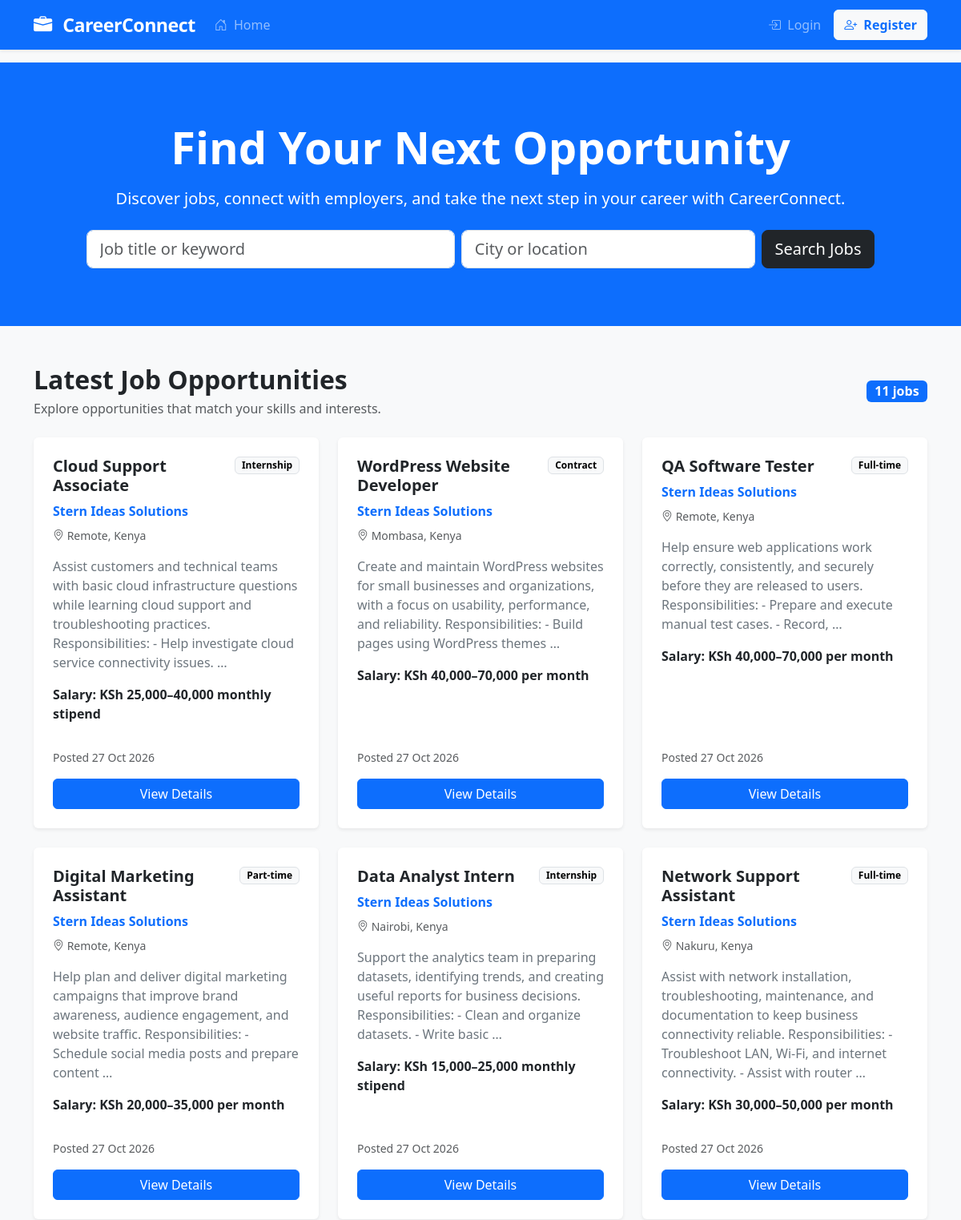
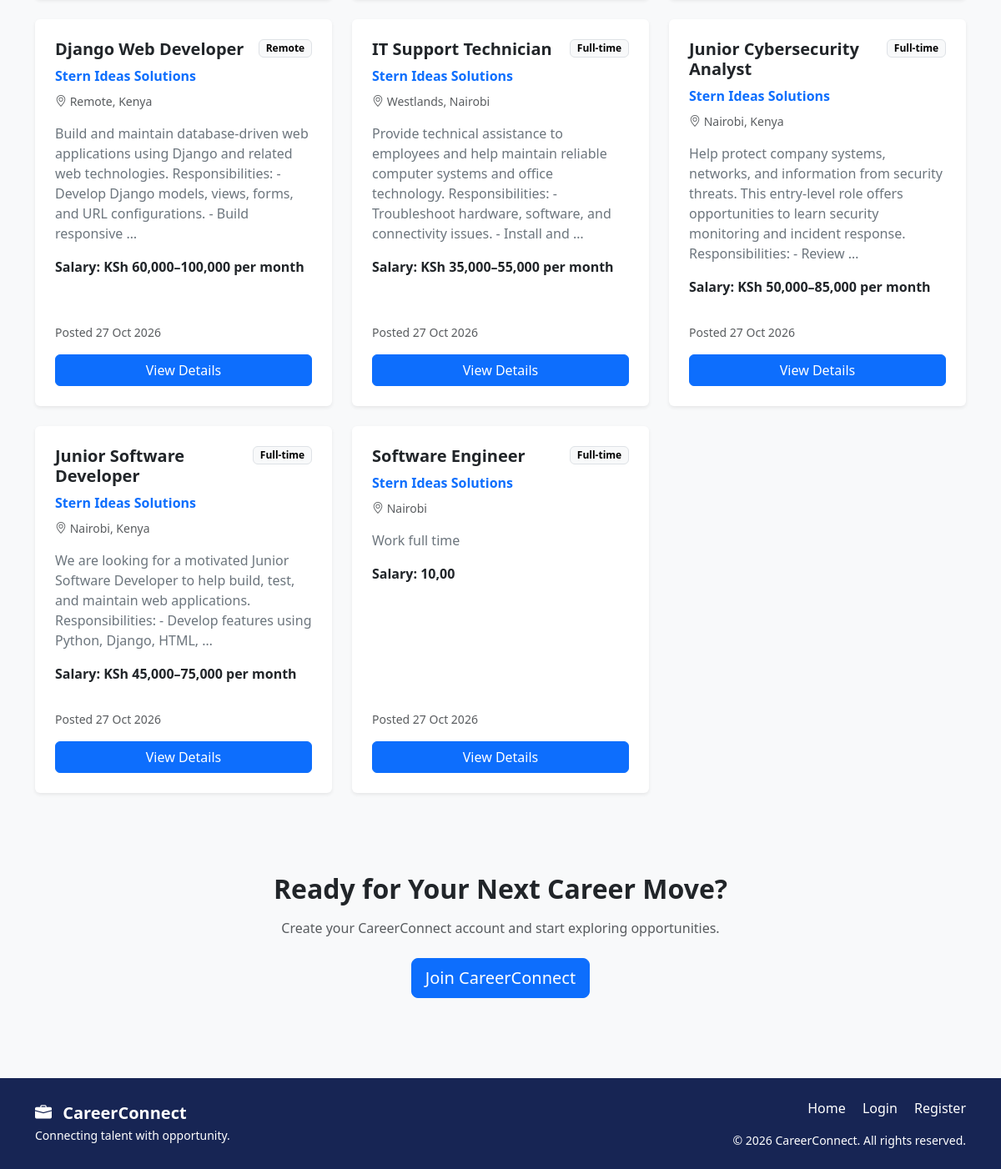
The page / on the database its author committed (2 pictures, top to bottom).
### jobs/models.py (models this page shows, shortened)
class Job(models.Model):
    EMPLOYMENT_TYPES = [
        ("FT", "Full-time"),
        ("PT", "Part-time"),
        ("CT", "Contract"),
        ("IN", "Internship"),
        ("RM", "Remote"),
    ]
    employer = models.ForeignKey(
        User,
        on_delete=models.CASCADE,
        related_name="posted_jobs",
        null=True,
        blank=True,
    )
    title = models.CharField(max_length=200)
    company = models.CharField(max_length=150)
    location = models.CharField(max_length=150)
    employment_type = models.CharField(
        max_length=2,
        choices=EMPLOYMENT_TYPES,
        default="FT",
    )
    description = models.TextField()
    salary = models.CharField(max_length=100, blank=True)
    created_at = models.DateTimeField(auto_now_add=True)
    is_active = models.BooleanField(default=True)
    class Meta:
        ordering = ["-created_at"]

### jobs/views.py (the view)
# urls.py: path("", views.home, name="home"),
def home(request):
    jobs = Job.objects.filter(is_active=True)
    query = request.GET.get("q", "").strip()
    location = request.GET.get("location", "").strip()
    if query:
        jobs = jobs.filter(title__icontains=query)
    if location:
        jobs = jobs.filter(location__icontains=location)
    return render(request, "home.html", {"jobs": jobs})

### templates/home.html (shortened to what this page needs)
{% extends "base.html" %}
{% block content %}
<section class="bg-primary text-white py-5">
    <div class="container py-4 text-center">
        <h1 class="display-4 fw-bold">Find Your Next Opportunity</h1>
        <p class="lead mt-3 mb-4">
            Discover jobs, connect with employers, and take the next step
            in your career with CareerConnect.
        </p>
        <form method="get" action="{% url 'home' %}"
              class="row g-2 justify-content-center">
            <div class="col-12 col-md-5">
                <input
                    type="text"
                    name="q"
                    class="form-control form-control-lg"
                    placeholder="Job title or keyword"
                    value="{{ request.GET.q|default:'' }}"
                    aria-label="Search by job title or keyword"
                >
            </div>
            <div class="col-12 col-md-4">
                <input
                    type="text"
                    name="location"
                    class="form-control form-control-lg"
                    placeholder="City or location"
                    value="{{ request.GET.location|default:'' }}"
                    aria-label="Search by location"
                >
            </div>
            <div class="col-12 col-md-auto">
                <button type="submit"
                        class="btn btn-dark btn-lg w-100">
                    Search Jobs
                </button>
            </div>
        </form>
    </div>
</section>
<section class="container py-5">
    <div class="d-flex flex-wrap justify-content-between
                align-items-center mb-4 gap-2">
        <div>
            <h2 class="fw-bold mb-1">Latest Job Opportunities</h2>
            <p class="text-muted mb-0">
                Explore opportunities that match your skills and interests.
            </p>
        </div>
        <span class="badge text-bg-primary fs-6">
            {{ jobs|length }} job{{ jobs|length|pluralize }}
        </span>
    </div>
    {% if jobs %}
        <div class="row g-4">
            {% for job in jobs %}
                <div class="col-12 col-md-6 col-lg-4">
                    <div class="card h-100 shadow-sm border-0">
                        <div class="card-body p-4 d-flex flex-column">
                            <div class="d-flex justify-content-between
                                        align-items-start gap-2">
                                <div>
                                    <h3 class="h5 fw-bold mb-2">
                                        {{ job.title }}
                                    </h3>
                                    <p class="text-primary fw-semibold mb-2">
                                        {{ job.company }}
                                    </p>
                                </div>
                                <span class="badge text-bg-light border">
                                    {{ job.get_employment_type_display }}
                                </span>
                            </div>
                            <p class="text-muted small mb-3">
                                <i class="bi bi-geo-alt"></i>
                                {{ job.location }}
                            </p>
                            <p class="text-secondary">
                                {{ job.description|truncatewords:25 }}
                            </p>
                            {% if job.salary %}
                                <p class="fw-semibold mb-3">
                                    Salary: {{ job.salary }}
                                </p>
                            {% endif %}
                            <div class="mt-auto pt-3">
                                <p class="text-muted small mb-3">
                                    Posted {{ job.created_at|date:"d M Y" }}
                                </p>
                                <a href="{% url 'job_detail' job.id %}"
                                   class="btn btn-primary w-100">
                                    View Details
                                </a>
                            </div>
                        </div>
                    </div>
                </div>
            {% endfor %}
        </div>
    {% endif %}
</section>
<section class="bg-light py-5">
    <div class="container text-center">
        <h2 class="fw-bold">Ready for Your Next Career Move?</h2>
        <p class="text-muted mt-3">
            Create your CareerConnect account and start exploring opportunities.
        </p>
        {% if not user.is_authenticated %}
            <a href="{% url 'register' %}"
               class="btn btn-primary btn-lg mt-2">
                Join CareerConnect
            </a>
        {% else %}
            <a href="#"
               class="btn btn-primary btn-lg mt-2">
                Explore Opportunities
            </a>
        {% endif %}
    </div>
</section>
{% endblock %}

### templates/base.html (shortened to what this page needs)
<!DOCTYPE html>
<html lang="en">
<head>
    <link
        href="https://cdn.jsdelivr.net/npm/bootstrap@5.3.3/dist/css/bootstrap.min.css"
        rel="stylesheet"
    >
    <link
        rel="stylesheet"
        href="https://cdn.jsdelivr.net/npm/bootstrap-icons@1.11.3/font/bootstrap-icons.min.css"
    >
</head>
<body>
    <nav class="navbar navbar-expand-lg navbar-dark bg-primary shadow-sm">
        <div class="container">
            <a class="navbar-brand fw-bold"
               href="{% url 'home' %}">
                <i class="bi bi-briefcase-fill me-2"></i>
                CareerConnect
            </a>
            <div class="collapse navbar-collapse" id="mainNavbar">
                <ul class="navbar-nav me-auto mb-2 mb-lg-0">
                    <li class="nav-item">
                        <a class="nav-link" href="{% url 'home' %}">
                            <i class="bi bi-house-door me-1"></i>
                            Home
                        </a>
                    </li>
                </ul>
                <ul class="navbar-nav ms-auto align-items-lg-center">
                    {% if user.is_authenticated %}
                        <li class="nav-item">
                            <span class="nav-link">
                                <i class="bi bi-person-circle me-1"></i>
                                Welcome, {{ user.username }}
                            </span>
                        </li>
                        <li class="nav-item ms-lg-2">
                            <form method="post"
                                  action="{% url 'logout' %}"
                                  class="d-inline">
                                {% csrf_token %}
                                <button type="submit"
                                        class="btn btn-outline-light btn-sm mt-1 mb-1">
                                    <i class="bi bi-box-arrow-right me-1"></i>
                                    Log Out
                                </button>
                            </form>
                        </li>
                    {% else %}
                        <li class="nav-item">
                            <a class="nav-link"
                               href="{% url 'login' %}">
                                <i class="bi bi-box-arrow-in-right me-1"></i>
                                Login
                            </a>
                        </li>
                        <li class="nav-item ms-lg-2">
                            <a class="btn btn-light text-primary fw-semibold mt-1 mb-1"
                               href="{% url 'register' %}">
                                <i class="bi bi-person-plus me-1"></i>
                                Register
                            </a>
                        </li>
                    {% endif %}
                </ul>
            </div>
        </div>
    </nav>
    <main>
        {% block content %}
        {% endblock %}
    </main>
    <footer class="site-footer py-4 mt-5">
        <div class="container">
            <div class="row align-items-center gy-3">
                <div class="col-md-6 text-center text-md-start">
                    <h5 class="fw-bold mb-1">
                        <i class="bi bi-briefcase-fill me-2"></i>
                        CareerConnect
                    </h5>
                    <p class="mb-0 small">
                        Connecting talent with opportunity.
                    </p>
                </div>
                <div class="col-md-6 text-center text-md-end">
                    <a href="{% url 'home' %}" class="me-3">
                        Home
                    </a>
                    {% if not user.is_authenticated %}
                        <a href="{% url 'login' %}" class="me-3">
                            Login
                        </a>
                        <a href="{% url 'register' %}">
                            Register
                        </a>
                    {% endif %}
                    <p class="small mt-3 mb-0">
                        &copy; {% now "Y" %} CareerConnect.
                        All rights reserved.
                    </p>
                </div>
            </div>
        </div>
    </footer>
</body>
</html>

### templates/base.html (style rules this page uses)
body { min-height: 100vh; display: flex; flex-direction: column; background-color: #f8f9fa; }
main { flex: 1; }
.navbar-brand { font-size: 1.45rem; letter-spacing: -0.5px; }
.navbar .nav-link { font-weight: 500; }
.site-footer { background-color: #172554; color: #ffffff; }
.site-footer a { color: #ffffff; text-decoration: none; }

### rows shown on the page
Job: title "Cloud Support Associate", company "Stern Ideas Solutions", employment_type "Internship", location "Remote, Kenya", description "Assist customers and technical teams with basic cloud infrastructure questions while learning cloud support and troubleshooting practices. Responsibilities: - Help investigate cloud service connectivity issues. …", salary "KSh 25,000–40,000 monthly stipend", created_at "27 Oct 2026"
Job: title "WordPress Website Developer", company "Stern Ideas Solutions", employment_type "Contract", location "Mombasa, Kenya", description "Create and maintain WordPress websites for small businesses and organizations, with a focus on usability, performance, and reliability. Responsibilities: - Build pages using WordPress themes …", salary "KSh 40,000–70,000 per month", created_at "27 Oct 2026"
Job: title "QA Software Tester", company "Stern Ideas Solutions", employment_type "Full-time", location "Remote, Kenya", description "Help ensure web applications work correctly, consistently, and securely before they are released to users. Responsibilities: - Prepare and execute manual test cases. - Record, …", salary "KSh 40,000–70,000 per month", created_at "27 Oct 2026"
Job: title "Digital Marketing Assistant", company "Stern Ideas Solutions", employment_type "Part-time", location "Remote, Kenya", description "Help plan and deliver digital marketing campaigns that improve brand awareness, audience engagement, and website traffic. Responsibilities: - Schedule social media posts and prepare content …", salary "KSh 20,000–35,000 per month", created_at "27 Oct 2026"
Job: title "Data Analyst Intern", company "Stern Ideas Solutions", employment_type "Internship", location "Nairobi, Kenya", description "Support the analytics team in preparing datasets, identifying trends, and creating useful reports for business decisions. Responsibilities: - Clean and organize datasets. - Write basic …", salary "KSh 15,000–25,000 monthly stipend", created_at "27 Oct 2026"
Job: title "Network Support Assistant", company "Stern Ideas Solutions", employment_type "Full-time", location "Nakuru, Kenya", description "Assist with network installation, troubleshooting, maintenance, and documentation to keep business connectivity reliable. Responsibilities: - Troubleshoot LAN, Wi-Fi, and internet connectivity. - Assist with router …", salary "KSh 30,000–50,000 per month", created_at "27 Oct 2026"
Job: title "Django Web Developer", company "Stern Ideas Solutions", employment_type "Remote", location "Remote, Kenya", description "Build and maintain database-driven web applications using Django and related web technologies. Responsibilities: - Develop Django models, views, forms, and URL configurations. - Build responsive …", salary "KSh 60,000–100,000 per month", created_at "27 Oct 2026"
Job: title "IT Support Technician", company "Stern Ideas Solutions", employment_type "Full-time", location "Westlands, Nairobi", description "Provide technical assistance to employees and help maintain reliable computer systems and office technology. Responsibilities: - Troubleshoot hardware, software, and connectivity issues. - Install and …", salary "KSh 35,000–55,000 per month", created_at "27 Oct 2026"
Job: title "Junior Cybersecurity Analyst", company "Stern Ideas Solutions", employment_type "Full-time", location "Nairobi, Kenya", description "Help protect company systems, networks, and information from security threats. This entry-level role offers opportunities to learn security monitoring and incident response. Responsibilities: - Review …", salary "KSh 50,000–85,000 per month", created_at "27 Oct 2026"
Job: title "Junior Software Developer", company "Stern Ideas Solutions", employment_type "Full-time", location "Nairobi, Kenya", description "We are looking for a motivated Junior Software Developer to help build, test, and maintain web applications. Responsibilities: - Develop features using Python, Django, HTML, …", salary "KSh 45,000–75,000 per month", created_at "27 Oct 2026"
Job: title "Software Engineer", company "Stern Ideas Solutions", employment_type "Full-time", location "Nairobi", description "Work full time", salary "10,00", created_at "27 Oct 2026"

### other values the page prints
{{ jobs|length }} "11"
